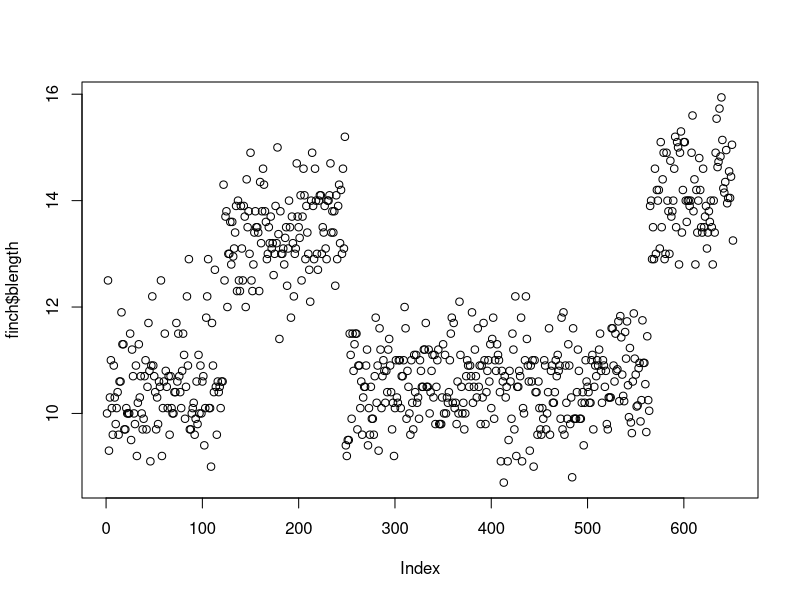
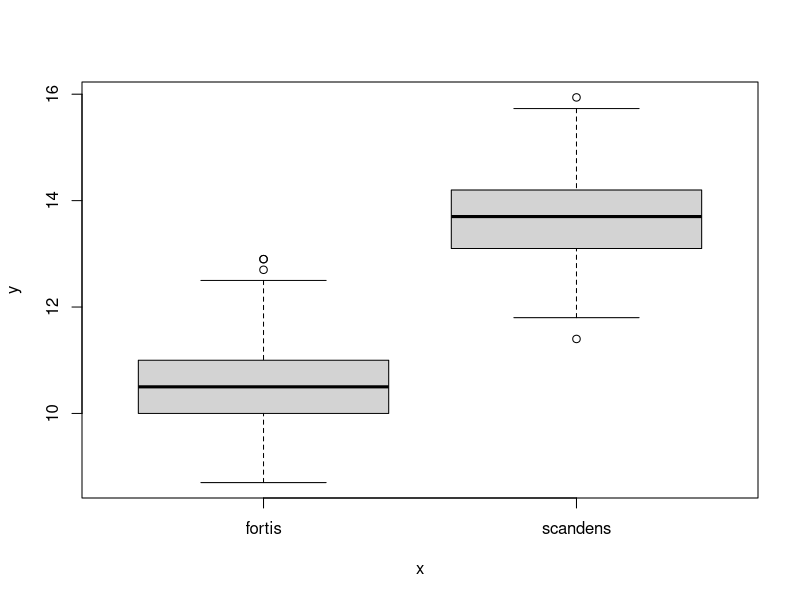
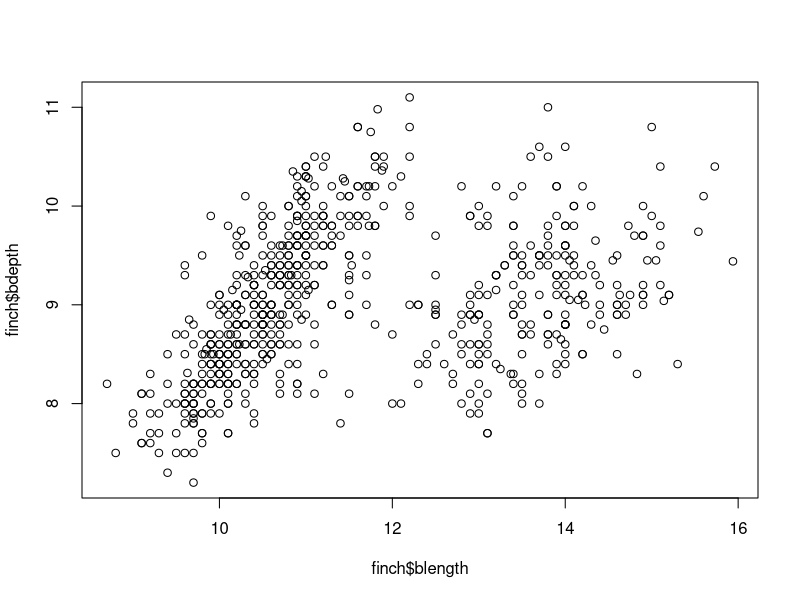
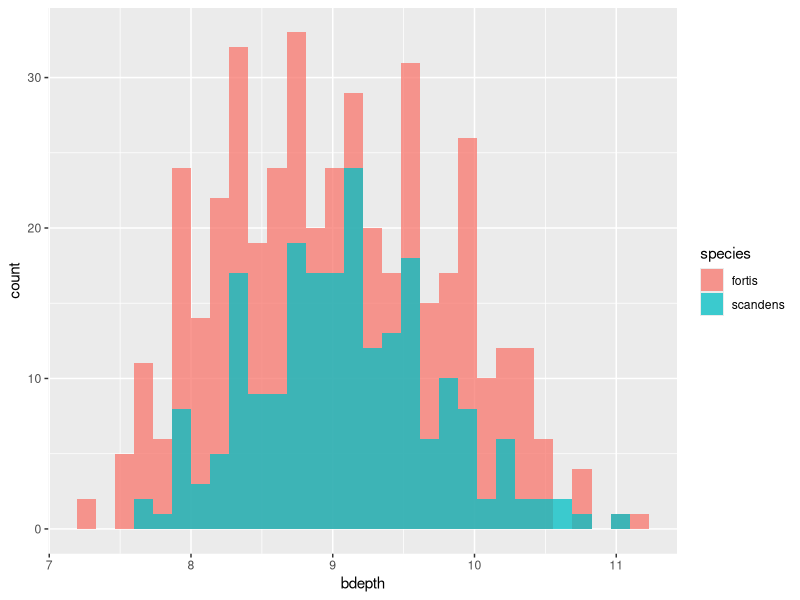
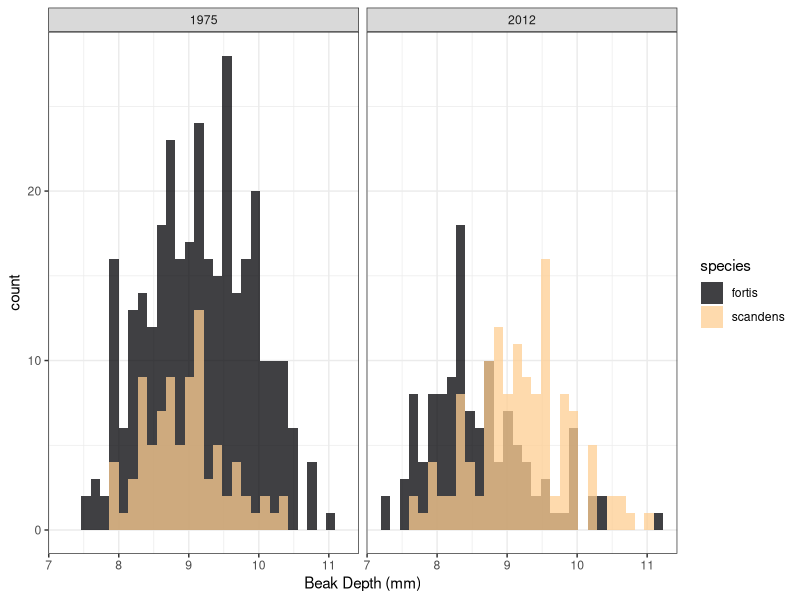
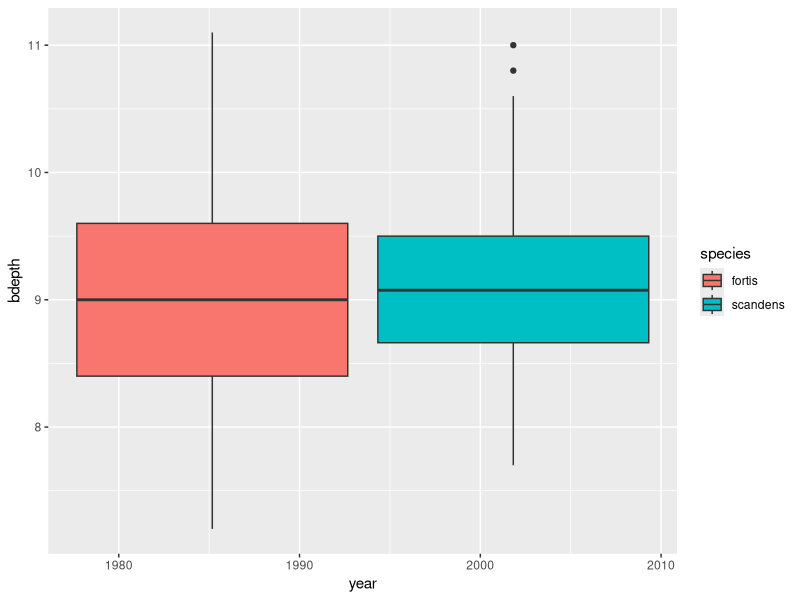
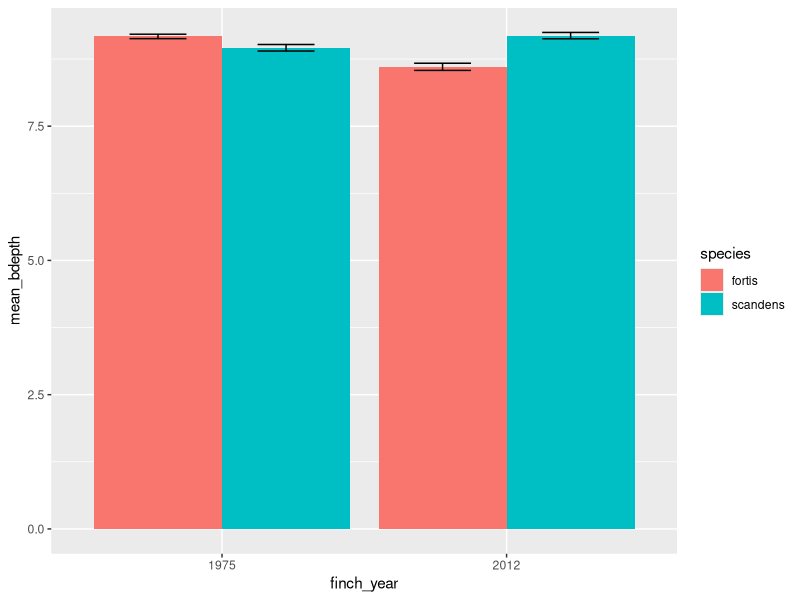
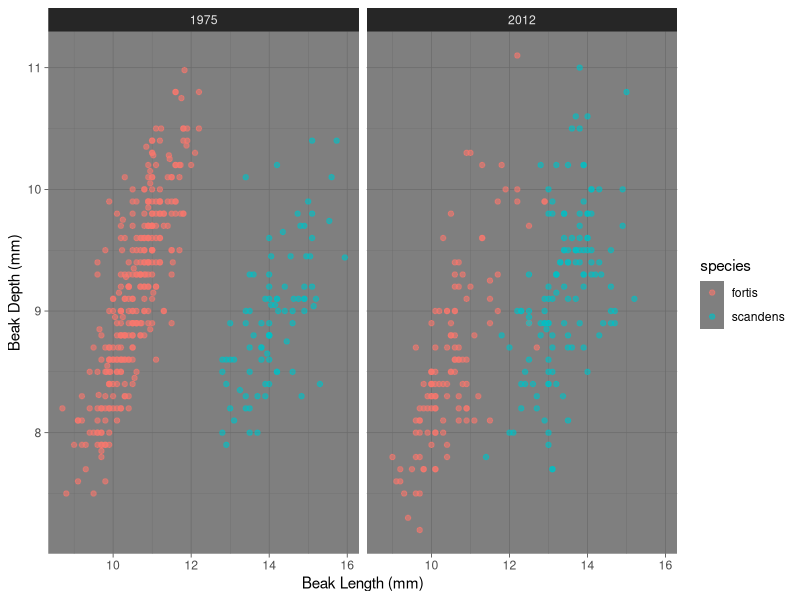

Recreate these plots in R, in order.
# homework 2 script

library(tidyverse)

finch <- read.csv("data/galapago-finches.csv",
                  stringsAsFactors = TRUE)
# 1 ####
# 1.1
names(finch)
# 1.2 names of first two columns: year, band
# 1.3
str(finch)
# 1.4 $ species is a factor, 2 levels: fortis, scandens
mode(finch$year)
# 1.5 year has a numeric mode
# 1.6
tibble(finch)
# 1.7
unique(finch$year)
# 1.8
distinct(finch, year, species)

# 2 ####
# 2.1
plot(finch$blength)
# 2.2 Finches appear to be in two distinct groups related to beak size. They are either in the 8-12 mm range or the 12-16 mm range. Data entries 100-250 and 550-600 must have some variable that is causing this.
# 2.3
plot(finch$species, finch$blength)
# 2.4 the beak length is in two distinct groups because of the different species. Fortis finches have a beak lenght of about 10-11 mm, while scanden finches typically have a beak length of 13-14 mm.
# 2.5
plot(finch$blength, finch$bdepth)
# 2.6 there seems to be a positive relationship between blength and bdepth. Although their blenghts are distinctly different, the separate species seem to bave a similar range of beak depths. 

# 3 ####
# 3.1
finch |> 
  filter(blength >= 15)
# 3.2 15 rows, scandens, 2012 and 1975
# 3.3
finch |> 
  filter(bdepth < 8, 
         species == "fortis")
# 3.4
finch |> 
  filter(blength == 10 | blength == 12)
# 3.5
finch2 <- finch |> 
  mutate(finch_year = factor(year, 
    levels = c("1975", "2012")))
as_tibble(finch2)
levels(finch2$finch_year)


# 3.6  
finch_year_means <- finch2 |>
  group_by(finch_year, species) |>
  summarize(mean_blength = mean(blength),
              sd_blength = sd(blength),
            n_blength = n())|>
  mutate(se_blength = sd_blength/sqrt(n_blength)) |>
  ungroup()

finch_year_means

# 4 ####
# 4.1
ggplot(data = finch,
       aes(x = bdepth,
           fill = species)) + 
  geom_histogram(position = "identity",
                 alpha = 0.75)
# 4.2
ggplot(data = finch,
       aes(x = bdepth, 
           fill = species)) + 
  geom_histogram(position = "identity",
                 alpha = 0.75) +
facet_wrap(~finch$year) + 
  xlab("Beak Depth (mm)") + 
  scale_fill_viridis_d(option = "magma",
                       end = 0.9) + 
  theme_bw()
#4.3
ggplot(data = finch2,
       aes(x = year,
           y = bdepth,
           fill = species)) + 
  geom_boxplot()

# 4.4
 

finch2|>
  group_by(finch_year, species)|>
  summarize(mean_bdepth = mean(bdepth),
            sd_bdepth = sd(bdepth), 
            n_bdepth = n()) |>
  mutate(se_bdepth = sd_bdepth/sqrt(n_bdepth)) |>
  ggplot(aes(x = finch_year,
             y= mean_bdepth,
             fill = species,
             ymin = mean_bdepth - se_bdepth,
             ymax = mean_bdepth + se_bdepth)) + 
  geom_col(position = "dodge") + 
  geom_errorbar( position = position_dodge(0.9),
                 width = 0.4)
# 4.5

  ggplot(data = finch2,
       aes(x = blength,
           y = bdepth,
           color = species)) + 
      geom_point(alpha = 0.6) +
        facet_wrap(~year) +
        xlab("Beak Length (mm)")+ 
        ylab("Beak Depth (mm)") + 
    scale_fill_viridis_d(option ="mako",
                         begin = 0.5) + 
    theme_dark()









